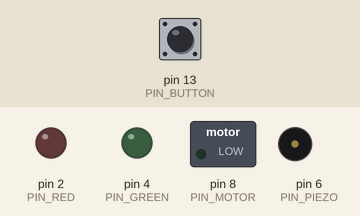
Simulated run of this sketch. Board: Arduino Uno, built with avr-gcc and run on an emulated ATmega328P. On the bench: switched loads named in the sketch (green lamp = pin HIGH), output pins drawn as LEDs (lit = HIGH), buzzer (waves = sounding). Dashed ring = blinking. The test bench sets the inputs (shaded band); at power-on: pin 13 (PIN_BUTTON) LOW.

Above: at 1.2 s.
1.3 s: pin 13 (PIN_BUTTON) pulled HIGH for 0.15 s
At 2.8 s:
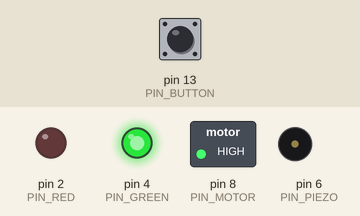
4.4 s: pin 13 (PIN_BUTTON) pulled HIGH for 1 s
At 5.0 s:
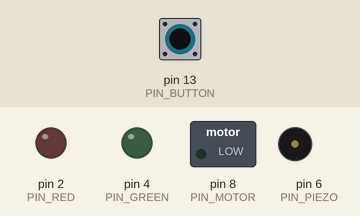
6.9 s: pin 13 (PIN_BUTTON) pulled HIGH for 3.2 s
At 7.8 s:
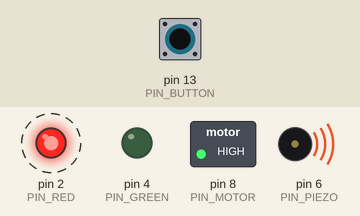
Timing chart, 0 to 19.1 s (numbered marks = the images above; inputs shaded):
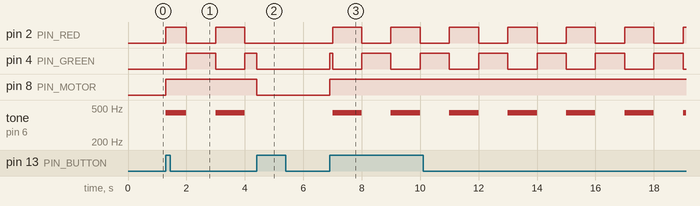

The sketch:

io_demo.ino
```cpp
/* The idea of this arduino project is to make a motor spin, and have some
 *  "warning" led lights and a piezo while it is spinning. The motor starts
 *  spinning when the button is pressed.
 */

/***********************
 * The pin definitions *
 ***********************/
#define PIN_BUTTON 13
#define PIN_RED 2
#define PIN_GREEN 4
#define PIN_PIEZO 6
#define PIN_MOTOR 8

/***************************************
 * Code starts here, modify with care! *
 ***************************************/

/* Track the button pin state */
bool buttonWasPressed = false;
/* Track the output state */
bool running = false;

void setup() {
  /* Initialize the pins */
  pinMode(PIN_RED, OUTPUT);
  pinMode(PIN_GREEN, OUTPUT);
  pinMode(PIN_PIEZO, OUTPUT);
  pinMode(PIN_MOTOR, OUTPUT);
  pinMode(PIN_BUTTON, INPUT);
}

void loop() {
  /* Update the state when the button is pressed */
  if (buttonPressed()) {
    running = !running;
  }

  if (running) {
    /* Set the motor spinning */
    digitalWrite(PIN_MOTOR, HIGH);

    /* Get the state of the leds from the time (green on even seconds) */
    bool green = (int)floor(millis() / 1000) % 2 == 0;
    if (green) {
      /* Set the green led on, red led & piezo off */
      digitalWrite(PIN_GREEN, HIGH);
      digitalWrite(PIN_RED, LOW);
      noTone(PIN_PIEZO);
    } else {
      /* Set the red led & piezo on, green led off */
      digitalWrite(PIN_RED, HIGH);
      digitalWrite(PIN_GREEN, LOW);
      tone(PIN_PIEZO, 440, 1000);
    }
  } else {
    /* Shut down everything when not running */
    digitalWrite(PIN_RED, LOW);
    digitalWrite(PIN_GREEN, LOW);
    digitalWrite(PIN_PIEZO, LOW);
    digitalWrite(PIN_MOTOR, LOW);
    noTone(PIN_PIEZO);
  }
}

bool buttonPressed() {
  /* Get the button state */
  bool pressed = digitalRead(PIN_BUTTON) == HIGH;
  /* Only register button presses for one loop per press */
  /* Ie. if button is pressed now and wasn't during the last loop */
  bool justPressed = pressed && !buttonWasPressed;

  buttonWasPressed = pressed;
  return justPressed;
}
```

Measured:
- after the input at 1.3 s, pin 2 (PIN_RED): LOW → HIGH at once, → LOW 0.70 s later, → HIGH 1.0 s later, → LOW 1.0 s later; pin 4 (PIN_GREEN): LOW → HIGH after 0.70 s, → LOW 1.0 s later, → HIGH 1.0 s later
- after the input at 4.4 s, pin 2 (PIN_RED): stays LOW (without the input it goes to HIGH after 0.60 s); pin 8 (PIN_MOTOR): HIGH → LOW at once; tone on pin 6 (PIN_PIEZO): stays silent (without the input it goes to 440 Hz after 0.60 s)
- after the input at 6.9 s, pin 2 (PIN_RED): alternates HIGH for 1.0 s and LOW for 1.0 s, starting after 0.10 s; pin 4 (PIN_GREEN): LOW → HIGH at once, then repeats every 2.0 s: LOW 1.0 s, HIGH 1.0 s; pin 8 (PIN_MOTOR): LOW → HIGH at once; tone on pin 6 (PIN_PIEZO): alternates 440 Hz for 1.0 s and silent for 1.0 s, starting after 0.10 s
